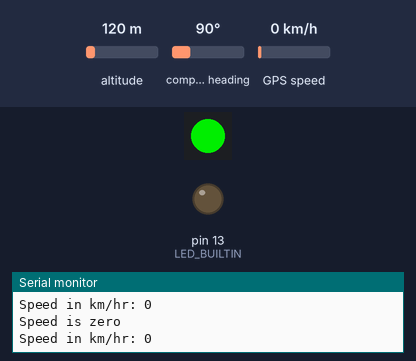
The sketch below on a simulated Arduino Uno, built with avr-gcc and run on an emulated ATmega328P. Parts: 1 RGB LEDs in strip order, left to right, output pins drawn as LEDs (lit = HIGH), the last lines printed to the serial monitor. The test bench sets the inputs (shaded band); at power-on: GPS speed 0 km/h, altitude 120 m, compass heading 90°. Dim RGB values are drawn brighter than linear; the strip is taken to match the declared colour order; the GPS gets a fix after 3 s at 37.7749, -122.4194 with 8 satellites.

Above: at 1.2 s.
1.3 s: GPS speed set to 2 km/h
At 4.4 s:
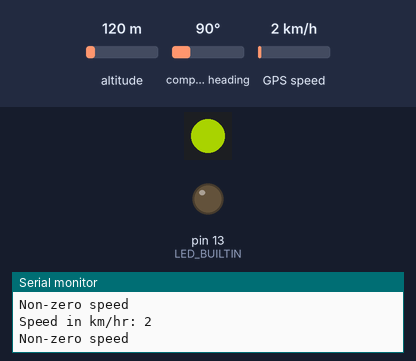
4.7 s: GPS speed set to 4 km/h
8.8 s: GPS speed set to 7 km/h
At 9.5 s:
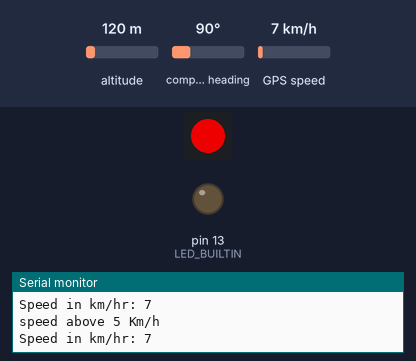
Timing chart, 0 to 11.8 s (numbered marks = the images above; inputs shaded):
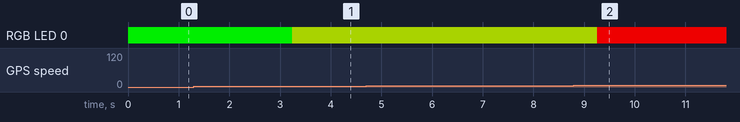

Measured:
- the behaviour switches between 0 and 1 km/h on GPS speed (found by bisection; images 0 and 1)
- the behaviour switches between 5 and 6 km/h on GPS speed (found by bisection; images 1 and 2)
- after the input at 1.3 s, RGB LED 0: RGB(0, 200, 0) → RGB(100, 125, 0) after 1.9 s
- after the input at 8.8 s, RGB LED 0: RGB(100, 125, 0) → RGB(200, 0, 0) after 0.46 s

The sketch:

Speed-RGB.ino
```cpp
//Speed changes RGB light color
//By Jeremy S. Cook 3/29/2019

#include <TinyGPS++.h>
#include <SoftwareSerial.h>
#include <Adafruit_NeoPixel.h>
#ifdef __AVR__
#include <avr/power.h>
#endif

#define PINRGB 5
#define NUMPIXELSRGB 1
Adafruit_NeoPixel pixelsRGB = Adafruit_NeoPixel(NUMPIXELSRGB, PINRGB, NEO_RGB + NEO_KHZ800);

const int RXPin = 4, TXPin = 3;
const uint32_t GPSBaud = 9600;
int speedK;


//TinyGPS++ object
TinyGPSPlus gps;

//Serial setup
SoftwareSerial ss(RXPin, TXPin);

void setup()
{
  pixelsRGB.begin(); // This initializes the NeoPixel library as pixelsRGB object.

  Serial.begin(9600);
  ss.begin(GPSBaud);

  Serial.println("speed on/off lighting");
  pinMode(LED_BUILTIN, OUTPUT);
}

void loop()
{

  speedK = gps.speed.kmph();
  Serial.print("Speed in km/hr: "); Serial.println(speedK);

  if (speedK > 5){
    Serial.println("speed above 5 Km/h");
    pixelsRGB.setPixelColor(0, pixelsRGB.Color(200,0,0)); // Green/Red/Blue
    pixelsRGB.show(); // This sends the updated pixel color to the hardware.
    delay(10);
  }

  else if (speedK > 0){
    Serial.println("Non-zero speed");
    pixelsRGB.setPixelColor(0, pixelsRGB.Color(100,125,0)); // Green/Red/Blue
    pixelsRGB.show(); // This sends the updated pixel color to the hardware.
    delay(10);
  }
  else {
    Serial.println("Speed is zero");
    pixelsRGB.setPixelColor(0, pixelsRGB.Color(0,200,0)); // Green/Red/Blue
    pixelsRGB.show(); // This sends the updated pixel color to the hardware.
    delay(10);
  }
  delay(50);
  //expand this to use RGB LED, perhaps printed case, put on bike eventually?
  while (ss.available()) gps.encode(ss.read());
}
```
